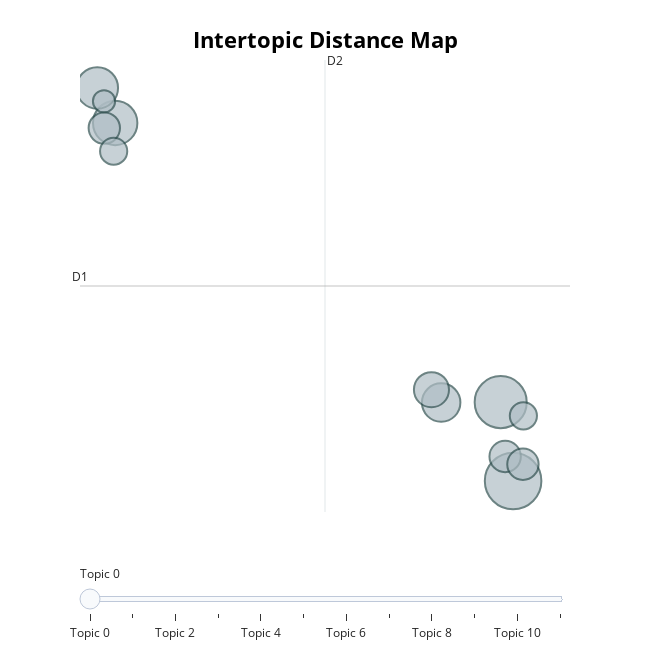

The notebook cell saved with this chart:
### Code cell
topic_model.visualize_topics(custom_labels=True)

### Figure 1 — Plotly figure (JSON) as saved in the notebook; plotly's stock layout.template omitted (floating-point values rounded to 4 significant figures)
{"data": [{"customdata": [[0, "da | je | se | na | za", 11], [1, "je | da | na | se | za", 13], [2, "da | je | se | na | ne", 8], [3, "je | da | za | na | se", 6], [4, "da | je | se | na | za", 7], [5, "je | na | da | automobila | se", 4], [6, "je | da | za | na | od", 5], [7, "je | da | se | na | su", 4], [8, "je | da | na | za | se", 4], [9, "da | je | se | na | ne", 3], [10, "je | za | na | da | se", 3], [11, "je | da | se | na | za", 2]], "hovertemplate": "<b>Topic %{customdata[0]}</b><br>%{customdata[1]}<br>Size: %{customdata[2]}", "legendgroup": "", "marker": {"color": "#B0BEC5", "line": {"color": "DarkSlateGrey", "width": 2}, "size": [11, 13, 8, 6, 7, 4, 5, 4, 4, 3, 3, 2], "sizemode": "area", "sizeref": 0.008125, "symbol": "circle"}, "mode": "markers", "name": "", "orientation": "v", "showlegend": false, "type": "scatter", "x": [11.79, 12.3, -3.986, 9.357, -4.719, 11.98, 8.959, -4.432, 12.7, -4.049, 12.72, -4.444], "xaxis": "x", "y": [-2.921, -4.728, 3.471, -2.931, 4.271, -4.166, -2.637, 3.353, -4.343, 2.823, -3.235, 3.968], "yaxis": "y"}], "layout": {"annotations": [{"showarrow": false, "text": "D1", "x": -5.427, "y": -0.2625, "yshift": 10}, {"showarrow": false, "text": "D2", "x": 4.602, "xshift": 10, "y": 4.912}], "height": 650, "hoverlabel": {"bgcolor": "white", "font": {"family": "Rockwell", "size": 16}}, "legend": {"itemsizing": "constant", "tracegroupgap": 0}, "margin": {"t": 60}, "shapes": [{"line": {"color": "#CFD8DC", "width": 2}, "type": "line", "x0": 4.602, "x1": 4.602, "y0": -5.437, "y1": 4.912}, {"line": {"color": "#9E9E9E", "width": 2}, "type": "line", "x0": -5.427, "x1": 14.63, "y0": -0.2625, "y1": -0.2625}], "sliders": [{"active": 0, "pad": {"t": 50}, "steps": [{"args": [{"marker.color": [["red", "#B0BEC5", "#B0BEC5", "#B0BEC5", "#B0BEC5", "#B0BEC5", "#B0BEC5", "#B0BEC5", "#B0BEC5", "#B0BEC5", "#B0BEC5", "#B0BEC5"]]}], "label": "Topic 0", "method": "update"}, {"args": [{"marker.color": [["#B0BEC5", "red", "#B0BEC5", "#B0BEC5", "#B0BEC5", "#B0BEC5", "#B0BEC5", "#B0BEC5", "#B0BEC5", "#B0BEC5", "#B0BEC5", "#B0BEC5"]]}], "label": "Topic 1", "method": "update"}, {"args": [{"marker.color": [["#B0BEC5", "#B0BEC5", "red", "#B0BEC5", "#B0BEC5", "#B0BEC5", "#B0BEC5", "#B0BEC5", "#B0BEC5", "#B0BEC5", "#B0BEC5", "#B0BEC5"]]}], "label": "Topic 2", "method": "update"}, {"args": [{"marker.color": [["#B0BEC5", "#B0BEC5", "#B0BEC5", "red", "#B0BEC5", "#B0BEC5", "#B0BEC5", "#B0BEC5", "#B0BEC5", "#B0BEC5", "#B0BEC5", "#B0BEC5"]]}], "label": "Topic 3", "method": "update"}, {"args": [{"marker.color": [["#B0BEC5", "#B0BEC5", "#B0BEC5", "#B0BEC5", "red", "#B0BEC5", "#B0BEC5", "#B0BEC5", "#B0BEC5", "#B0BEC5", "#B0BEC5", "#B0BEC5"]]}], "label": "Topic 4", "method": "update"}, {"args": [{"marker.color": [["#B0BEC5", "#B0BEC5", "#B0BEC5", "#B0BEC5", "#B0BEC5", "red", "#B0BEC5", "#B0BEC5", "#B0BEC5", "#B0BEC5", "#B0BEC5", "#B0BEC5"]]}], "label": "Topic 5", "method": "update"}, {"args": [{"marker.color": [["#B0BEC5", "#B0BEC5", "#B0BEC5", "#B0BEC5", "#B0BEC5", "#B0BEC5", "red", "#B0BEC5", "#B0BEC5", "#B0BEC5", "#B0BEC5", "#B0BEC5"]]}], "label": "Topic 6", "method": "update"}, {"args": [{"marker.color": [["#B0BEC5", "#B0BEC5", "#B0BEC5", "#B0BEC5", "#B0BEC5", "#B0BEC5", "#B0BEC5", "red", "#B0BEC5", "#B0BEC5", "#B0BEC5", "#B0BEC5"]]}], "label": "Topic 7", "method": "update"}, {"args": [{"marker.color": [["#B0BEC5", "#B0BEC5", "#B0BEC5", "#B0BEC5", "#B0BEC5", "#B0BEC5", "#B0BEC5", "#B0BEC5", "red", "#B0BEC5", "#B0BEC5", "#B0BEC5"]]}], "label": "Topic 8", "method": "update"}, {"args": [{"marker.color": [["#B0BEC5", "#B0BEC5", "#B0BEC5", "#B0BEC5", "#B0BEC5", "#B0BEC5", "#B0BEC5", "#B0BEC5", "#B0BEC5", "red", "#B0BEC5", "#B0BEC5"]]}], "label": "Topic 9", "method": "update"}, {"args": [{"marker.color": [["#B0BEC5", "#B0BEC5", "#B0BEC5", "#B0BEC5", "#B0BEC5", "#B0BEC5", "#B0BEC5", "#B0BEC5", "#B0BEC5", "#B0BEC5", "red", "#B0BEC5"]]}], "label": "Topic 10", "method": "update"}, {"args": [{"marker.color": [["#B0BEC5", "#B0BEC5", "#B0BEC5", "#B0BEC5", "#B0BEC5", "#B0BEC5", "#B0BEC5", "#B0BEC5", "#B0BEC5", "#B0BEC5", "#B0BEC5", "red"]]}], "label": "Topic 11", "method": "update"}]}], "title": {"font": {"color": "Black", "size": 22}, "text": "<b>Intertopic Distance Map</b>", "x": 0.5, "xanchor": "center", "y": 0.95, "yanchor": "top"}, "width": 650, "xaxis": {"anchor": "y", "domain": [0, 1], "range": [-5.427, 14.63], "title": {"text": ""}, "visible": false}, "yaxis": {"anchor": "x", "domain": [0, 1], "range": [-5.437, 4.912], "title": {"text": ""}, "visible": false}}}
